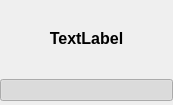
<?xml version="1.0" encoding="UTF-8"?>
<ui version="4.0">
 <class>SwitchWidget</class>
 <widget class="QWidget" name="SwitchWidget">
  <property name="geometry">
   <rect>
    <x>0</x>
    <y>0</y>
    <width>173</width>
    <height>105</height>
   </rect>
  </property>
  <property name="windowTitle">
   <string>SwicthWidget</string>
  </property>
  <layout class="QVBoxLayout" name="verticalLayout">
   <property name="leftMargin">
    <number>0</number>
   </property>
   <property name="topMargin">
    <number>4</number>
   </property>
   <property name="rightMargin">
    <number>0</number>
   </property>
   <property name="bottomMargin">
    <number>4</number>
   </property>
   <item>
    <widget class="QLabel" name="switchLabel">
     <property name="font">
      <font>
       <family>MS UI Gothic</family>
       <pointsize>12</pointsize>
       <weight>75</weight>
       <bold>true</bold>
      </font>
     </property>
     <property name="text">
      <string>TextLabel</string>
     </property>
     <property name="alignment">
      <set>Qt::AlignCenter</set>
     </property>
    </widget>
   </item>
   <item>
    <widget class="QPushButton" name="switchPushButton">
     <property name="text">
      <string/>
     </property>
     <property name="iconSize">
      <size>
       <width>16</width>
       <height>16</height>
      </size>
     </property>
     <property name="checkable">
      <bool>true</bool>
     </property>
     <property name="checked">
      <bool>true</bool>
     </property>
    </widget>
   </item>
  </layout>
 </widget>
 <resources/>
 <connections/>
</ui>
